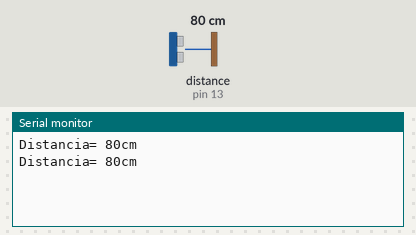
Recording of a sketch running on a simulated Arduino Uno, built with avr-gcc and run on an emulated ATmega328P. Shown: the last lines printed to the serial monitor. Inputs (shaded band) come from the test bench; at power-on: distance to the obstacle (sensor on pin 13) 80 cm. The echo pulse lasts 58.3 µs per cm.

Above: at 1.3 s.
1.4 s: distance to the obstacle (sensor on pin 13) set to 2 cm
At 1.9 s:
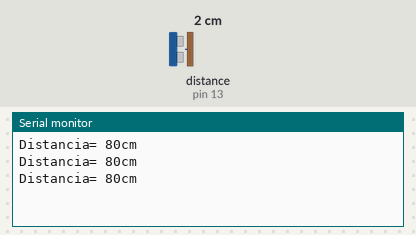
2.9 s: distance to the obstacle (sensor on pin 13) set to 4 cm
At 3.4 s:
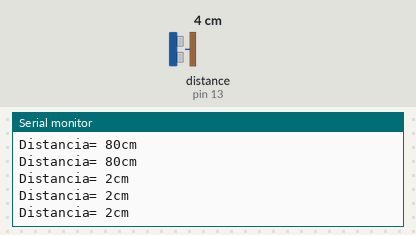
Timing chart, 0 to 5.9 s (numbered marks = the images above; inputs shaded):
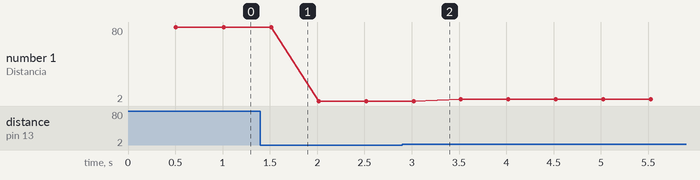

Measured:
- plotted number 1: 80 → 2 after the input at 1.4 s, 2 → 4 after the input at 2.9 s

The sketch:

sensorultrassonico.ino
```cpp
// baixar biblioteca ‘Ultrassonic’

#include "Ultrasonic.h" //inclusão da biblioteca necessária

const int echoPin = 13; //pino digital utilizado pelo echo(recebe)
const int trigPin = 12; //pino digital utilizado pelo trig(envia)

Ultrasonic ultrasonic(trigPin,echoPin); //inicializando os pinos do arduino

int distancia; //variável inteira
String result; //variável string

void setup(){
pinMode(echoPin, INPUT); //define o echoPin como entrada
pinMode(trigPin, OUTPUT); //define o trigPin como saida
Serial.begin(9600); //inicia a transmissao para monitor serial
}

void loop(){

hcsr04(); // faz a chamada do método "hcsr04()"

//imprime a distancia no monitor serial
Serial.print("Distancia= ");
Serial.print(result);
Serial.println("cm");
}

//método responsável por calcular a distância
void hcsr04(){
digitalWrite(trigPin, LOW); //seta o pino 12 com um pulso baixo "low"
delayMicroseconds(2); //intervalo de 2 microssegundos
digitalWrite(trigPin, HIGH); //seta o pino 12 com pulso alto "high"
delayMicroseconds(10); //intervalo de 10 microssegundos
digitalWrite(trigPin, LOW); //seta o pino 12 com pulso baixo "low" novamente

distancia = (ultrasonic.distanceRead(CM)); //função ranging, faz a conversão para centimetros, e armazena na variavel "distancia"

result = String(distancia); //variável result recebe a distância convertido de inteiro para string
delay(500); //intervalo de 500 milissegundos
}
```
